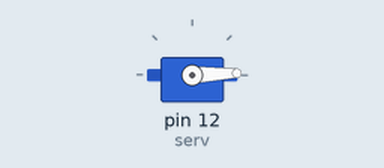
The sketch below on a simulated Arduino Uno, built with avr-gcc and run on an emulated ATmega328P. On the bench: servo.

Above: at 0.05 s.
At 1.05 s:
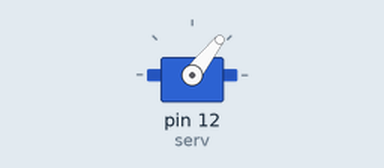
At 2.1 s:
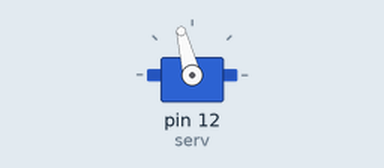
At 4.2 s:
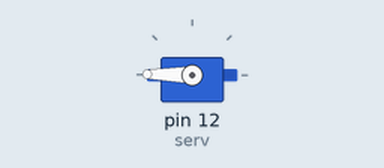
Timing chart, 0 to 5.5 s (numbered marks = the images above):
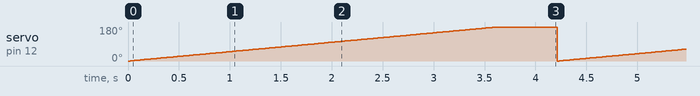

Measured:
- by itself, servo on pin 12 (serv): ramps from 0° to 179° and jumps back, once every 4.2 s

The sketch:

Prog_10_ServoMotor.ino
```cpp
#include<Servo.h>
//int relevador = 12;

Servo serv;

void setup() {
  // put your setup code here, to run once:
  serv.attach(12);
  Serial.begin(9600);

}
int i;
void loop() {
  // put your main code here, to run repeatedly:
  for (i = 0; i <180; i++){
    serv.write(i);
    delay (20);
  }
delay(100);
  for (i = 180; i <0; i--){
    serv.write(i);
    delay (20);
  }
delay(500);
}

// Ejercicio: activar y/o abrir la ventilacion (cervomotor)
// cuando la temp de un cuarto se encuentre por encima
// de *** como abrir las compuertas ***
```
